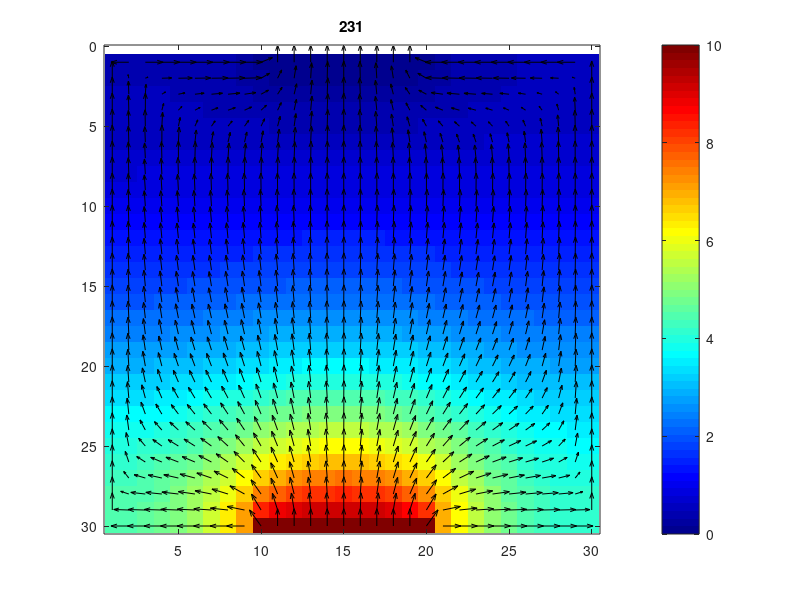

Here is the MATLAB script that generated this plot:
close all;
clear all;
clc;
iter = 0;
vnow = zeros(30,30); #create zero matrix of order 30x30
vprev = vnow;
vnow(30,:) = 10;     #initially keeping every voltage on 30th line as 10
imagesc(vnow);  #prints graph with color var
colorbar;  #prints color bar
error = max(max(abs(vnow - vprev)));   #max(max()) shows max in a 2d matrix
while error > 0.01
  for i = 2:29
    for j = 2:29
      vnow(i,j) = (vnow(i,j+1) + vnow(i+1,j) + vnow(i-1,j) + vnow(i,j-1))/4;  #laplacce condition
    end
  end
  vnow(30,1:9) = vnow(29,1:9);         
  vnow(30,21:30) = vnow(29,21:30);
  vnow(1,1:9) = vnow(2,1:9);
  vnow(1,21:30) = vnow(2,21:30);    
  #the above 4 conditions are for the region aside from plate''' 
    #in line 30 should be continuous to the line 29   and similarly for line 1 and 2'''
  vnow(:,1) = vnow(:,2);     #neumann boundary condition
  vnow(:,30) = vnow(:,29);   #neumann boundary condition
  iter = iter +1;
  imagesc(vnow);
  colorbar;
  colormap('jet')   #choosing the color code of the graph
  title(iter);
  pause(0.01);
  error = max(max(abs(vnow-vprev)));
  vprev = vnow;
end
[ex,ey] = gradient(vnow,1);  #calculates first derivative
ex = -ex; ey = -ey;
hold('on');  #makes the changes on the graph without creating new one
ex = ex./sqrt(ex.^2 + ey.^2); #ex. does operation on entire matrix
ey = ey./sqrt(ex.^2 + ey.^2);
quiver(ex,ey,'k');  #we get arrows 'k' will give black color arrows